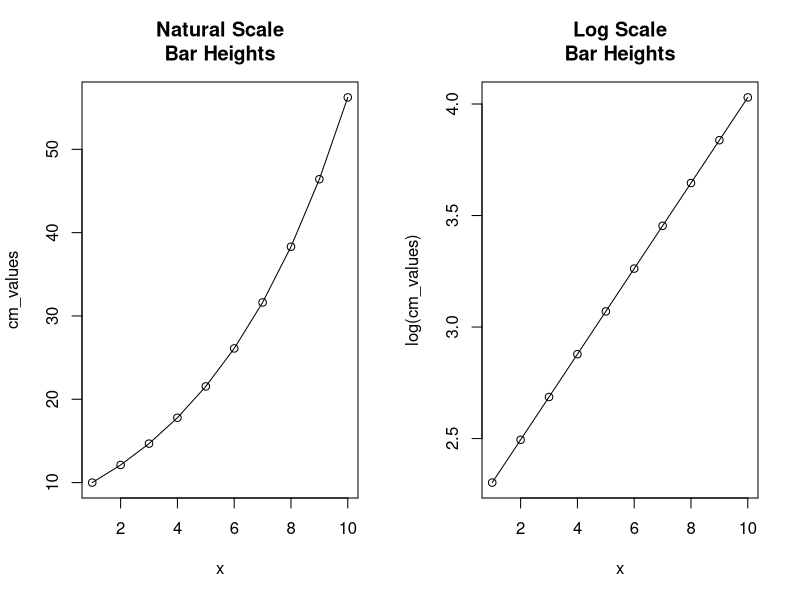

Write R code to recreate this figure. (Note: this script raises an error after producing the figure.)
## ---------------------------
##
## Script name: CM_values.R
##
## Purpose of script:
##
## Author: Tyler Wiederich
##
## Date Created: 2022-09-22
##
## ---------------------------
##
## Notes: Figuring out combinations from CM study
##   
##
## ---------------------------

#Testing values
x = 1:10
cm_values = 10*10^((x-1)/12)

#Plotting natural vs. log scale
par(mfrow = c(1,2))
plot(x, cm_values, type = 'o', 
     main = 'Natural Scale\nBar Heights')
plot(x, log(cm_values), type = 'o',
     main = 'Log Scale\nBar Heights')

#Ratios present in paper
ratios = sort(c(0.825, 0.825, 0.681, 0.681, 0.562, 
           0.464, 0.464, 0.383, 0.261, 0.178))

#Possible values to compare and corresponding ratios
cbn = combn(cm_values, 2)

find_ratios = function(x){
  round(x[1]/x[2], 3)
}

cbn_ratio = apply(cbn, MARGIN = 2, find_ratios)

#Only value combinations with specified ratio
cbn_limited = cbn[,cbn_ratio %in% ratios]
cbn_ratio = cbn_ratio[cbn_ratio %in% ratios]

#Only one result for 17.8%, storage and removal from data
#known_value = cbn_limited[,7]
#cbn_limited = cbn_limited[,-7]
#cbn_limited = round(cbn_limited, 1)

#Choosing 10 possible value combinations (column is index of possible combinations)
start_time = Sys.time()
possible_combinations = combn(1:ncol(cbn_limited), 10)
end_time = Sys.time()
timediff1 = end_time - start_time



#Function to check conditions
check_conditions = function(x){
  
  x = as.numeric(x)
  combinations = cbn_limited[,x]
  
  count_of_values = table(combinations)
  ratio_of_values = sort(find_ratios(combinations))
  
  value_conditions = FALSE
  
  if(length(count_of_values) == 10){
    if(mean(count_of_values == rep(2, 10)) == 1){
      value_conditions = TRUE
    }
  }
  
  ratio_conditions = FALSE
  if(mean(ratio_of_values == ratios) == 1){
    ratio_conditions = TRUE
  }
  
  
  res = FALSE
  if(value_conditions & ratio_conditions){
    res = TRUE
  }
  
  return(res)
}




#Loop through all columns of combinations for conditions and store
#results into col_index_true

col_index_true = c()
j = 1

start_time2 = Sys.time()
for(i in 1:ncol(possible_combinations)){
  res = check_conditions(possible_combinations[,i])
  if(res){
    col_index_true[j] = i
    j = j + 1
  }
}
end_time2 = Sys.time()
timediff2 = end_time2 - start_time2

#col_index_true

#Index for which combinations meet criteria
saved_index = possible_combinations[,col_index_true]

#Storing the saved combinations into a list
saved_combinations = list()
for(i in 1:length(col_index_true)){
  saved_combinations[[i]] = cbn_limited[,saved_index[,i]]
}
saved_combinations
